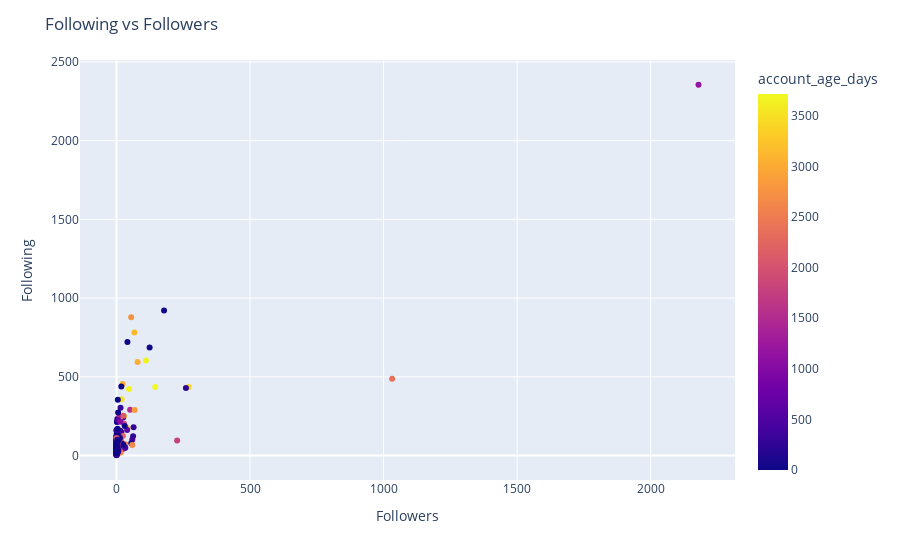

The notebook cell saved with this chart:
### Code cell
# Plots
## Following vs Followers
fig = px.scatter(followers_df, x = 'follower_count', y = 'following_count', color = 'account_age_days')

fig.update_layout(
    title = 'Following vs Followers',
    xaxis_title = 'Followers',
    yaxis_title = 'Following'
)

fig.show()

### Figure 1 — Plotly figure (JSON) as saved in the notebook; plotly's stock layout.template omitted (floating-point values rounded to 4 significant figures; data arrays with more than 128 entries replaced by an {"elided": "..."} marker saying what was removed)
{"data": [{"hovertemplate": "follower_count=%{x}<br>following_count=%{y}<br>account_age_days=%{marker.color}<extra></extra>", "legendgroup": "", "marker": {"color": {"elided": "300 int values"}, "coloraxis": "coloraxis", "symbol": "circle"}, "mode": "markers", "name": "", "orientation": "v", "showlegend": false, "type": "scatter", "x": {"elided": "300 int values"}, "xaxis": "x", "y": {"elided": "300 int values"}, "yaxis": "y"}], "layout": {"coloraxis": {"colorbar": {"title": {"text": "account_age_days"}}, "colorscale": [[0, "#0d0887"], [0.1111, "#46039f"], [0.2222, "#7201a8"], [0.3333, "#9c179e"], [0.4444, "#bd3786"], [0.5556, "#d8576b"], [0.6667, "#ed7953"], [0.7778, "#fb9f3a"], [0.8889, "#fdca26"], [1, "#f0f921"]]}, "legend": {"tracegroupgap": 0}, "margin": {"t": 60}, "title": {"text": "Following vs Followers"}, "xaxis": {"anchor": "y", "domain": [0, 1], "title": {"text": "Followers"}}, "yaxis": {"anchor": "x", "domain": [0, 1], "title": {"text": "Following"}}}}
